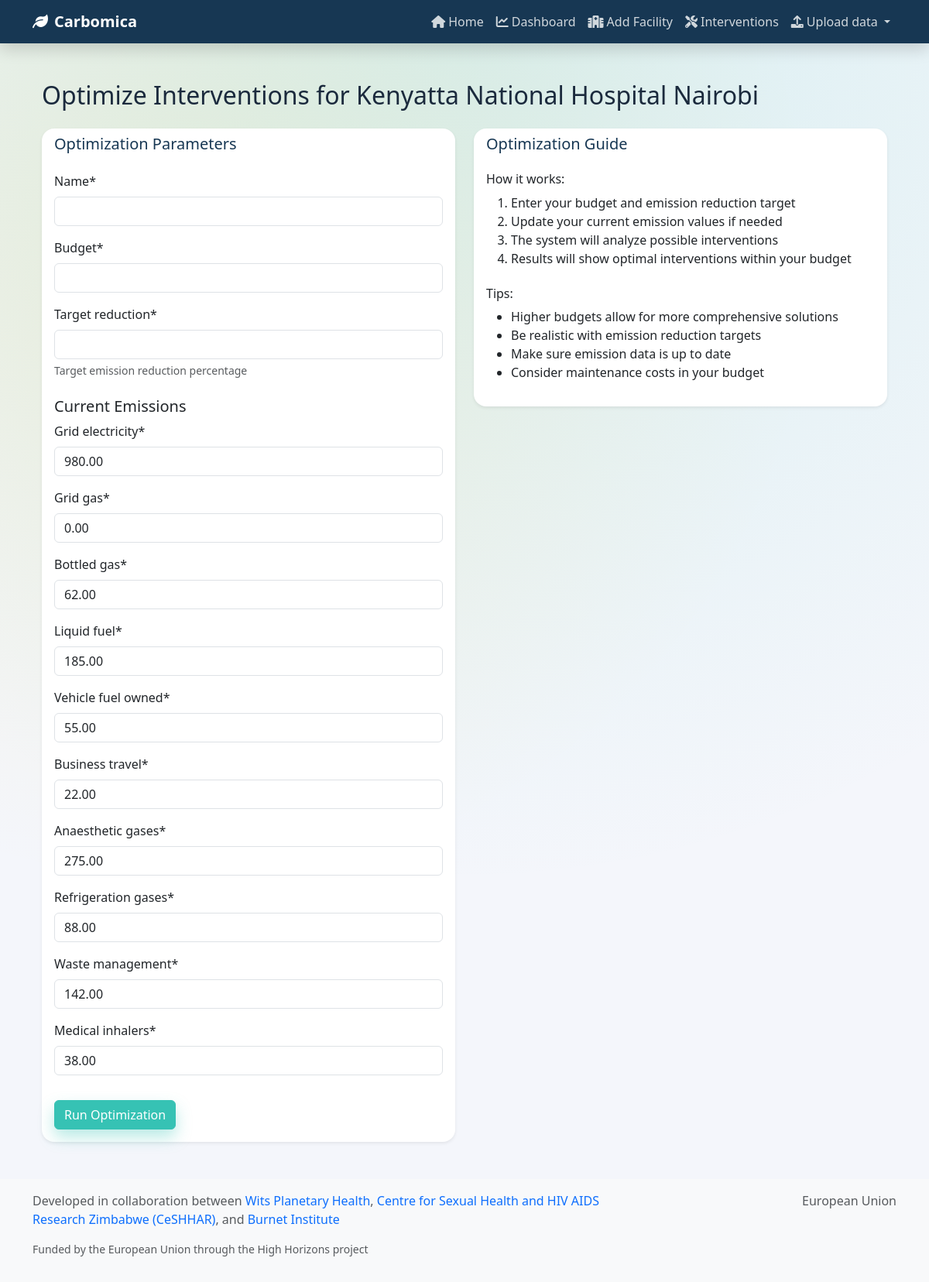
Page /optimize/12/ on the committed database.
### appname/models.py (models this page shows, shortened)
class Facility(models.Model):
    COUNTRY_CHOICES = [
        ('ZW', 'Zimbabwe'),
        ('ZA', 'South Africa'),
        ('KE', 'Kenya'),
        ('OTHER', 'Other'),
    ]
    FACILITY_TYPE_CHOICES = [
        ('district_hospital', 'District Hospital'),
        ('provincial_hospital', 'Provincial Hospital'),
        ('central_hospital', 'Central Hospital'),
        ('health_centre', 'Health Centre / Clinic'),
        ('maternity_unit', 'Maternity Unit'),
        ('other', 'Other'),
    ]
    code_name = models.CharField(max_length=100)
    display_name = models.CharField(max_length=100)
    country = models.CharField(max_length=10, choices=COUNTRY_CHOICES, default='OTHER')
    facility_type = models.CharField(
        max_length=50, choices=FACILITY_TYPE_CHOICES, default='district_hospital'
    )
    class Meta:
        verbose_name = _('Facility')
        verbose_name_plural = _('Facilities')
        ordering = ['display_name']

class EmissionData(models.Model):
    emission_source = models.ForeignKey(EmissionSource, related_name='emission_data', on_delete=models.CASCADE)
    date = models.DateField(default=timezone.now)
    grid_electricity = models.DecimalField(default=0.0, max_digits=10, decimal_places=2, validators=[MinValueValidator(0.0)])
    grid_gas = models.DecimalField(default=0.0, max_digits=10, decimal_places=2, validators=[MinValueValidator(0.0)])
    bottled_gas = models.DecimalField(default=0.0, max_digits=10, decimal_places=2, validators=[MinValueValidator(0.0)])
    liquid_fuel = models.DecimalField(default=0.0, max_digits=10, decimal_places=2, validators=[MinValueValidator(0.0)])
    vehicle_fuel_owned = models.DecimalField(default=0.0, max_digits=10, decimal_places=2, validators=[MinValueValidator(0.0)])
    business_travel = models.DecimalField(default=0.0, max_digits=10, decimal_places=2, validators=[MinValueValidator(0.0)])
    anaesthetic_gases = models.DecimalField(default=0.0, max_digits=10, decimal_places=2, validators=[MinValueValidator(0.0)])
    refrigeration_gases = models.DecimalField(default=0.0, max_digits=10, decimal_places=2, validators=[MinValueValidator(0.0)])
    waste_management = models.DecimalField(default=0.0, max_digits=10, decimal_places=2, validators=[MinValueValidator(0.0)])
    medical_inhalers = models.DecimalField(default=0.0, max_digits=10, decimal_places=2, validators=[MinValueValidator(0.0)])
    class Meta:
        verbose_name = _('Emission Data')
        verbose_name_plural = _('Emission Data Entries')
        ordering = ['-emission_source__display_name']

### appname/views.py (the view)
# urls.py: path('optimize/<int:facility_id>/', views.optimize_interventions, name='optimize_interventions'),
def optimize_interventions(request, facility_id):
    facility = get_object_or_404(Facility, id=facility_id)
    if request.method == 'POST':
        scenario_form = OptimizationScenarioForm(request.POST)
        emission_form = EmissionDataUpdateForm(request.POST)
        if scenario_form.is_valid() and emission_form.is_valid():
            scenario = scenario_form.save(commit=False)
            scenario.facility = facility
            scenario.save()
            emission_source = facility.emission_sources.first()
            if emission_source:
                EmissionData.objects.create(
                    emission_source=emission_source,
                    **emission_form.cleaned_data,
                )
            baseline = (
                EmissionData.objects
                .filter(emission_source__facility=facility)
                .aggregate(total=Sum(emission_total_expression()))['total']
                or Decimal('0')
            )
            facility_interventions = (
                FacilityIntervention.objects
                .select_related('facility', 'intervention')
                .filter(facility=facility)
            )
            optimizer = CarbomicaOptimizer(
                facility_interventions=facility_interventions,
                budget=scenario.budget,
                total_baseline_emissions=baseline,
            )
            scenarios = optimizer.run_all_scenarios()
            OptimizationResult.objects.filter(scenario=scenario).delete()
            for rank, item in enumerate(scenarios['optimised']['results'], start=1):
                intervention_obj = Intervention.objects.filter(
                    display_name=item['intervention_name']
                ).first()
                if intervention_obj:
                    OptimizationResult.objects.create(
                        scenario=scenario,
                        intervention=intervention_obj,
                        priority=rank,
                        expected_roi=item['roi'] or Decimal('0'),
                        emission_reduction=item['emission_reduction'],
                        implementation_cost=item['cost'],
                        annual_savings=item['annual_savings'],
                        payback_months=int(item['payback_years'] * 12)
                        if item['payback_years']
                        else 0,
                    )
            scenario.status = 'Optimized'
            scenario.save()
            request.session[f'scenarios_{scenario.id}'] = _serialise_scenarios(scenarios)
            return redirect('optimization_results', scenario_id=scenario.id)
    else:
        scenario_form = OptimizationScenarioForm()
        latest_emission = (
            EmissionData.objects
            .filter(emission_source__facility=facility)
            .order_by('-date')
            .first()
        )
        emission_form = (
            EmissionDataUpdateForm(instance=latest_emission)
            if latest_emission
            else EmissionDataUpdateForm()
        )
    return render(request, 'appname/optimize_interventions.html', {
        'facility': facility,
        'scenario_form': scenario_form,
        'emission_form': emission_form,
    })

### appname/forms.py
class OptimizationScenarioForm(forms.ModelForm):
    class Meta:
        model = OptimizationScenario
        fields = ['name', 'budget', 'target_reduction']
        widgets = {
            'name': forms.TextInput(attrs={'class': 'form-control'}),
            'budget': forms.NumberInput(attrs={'class': 'form-control'}),
            'target_reduction': forms.NumberInput(attrs={'class': 'form-control'})
        }

class EmissionDataUpdateForm(forms.ModelForm):
    class Meta:
        model = EmissionData
        fields = [
            'grid_electricity', 'grid_gas', 'bottled_gas', 'liquid_fuel',
            'vehicle_fuel_owned', 'business_travel', 'anaesthetic_gases',
            'refrigeration_gases', 'waste_management', 'medical_inhalers'
        ]
        widgets = {field: forms.NumberInput(attrs={'class': 'form-control'})
                  for field in fields}

### appname/templates/appname/optimize_interventions.html (shortened to what this page needs)
{% extends 'appname/base.html' %}
{% load crispy_forms_tags %}
{% block content %}
<div class="container py-4">
    <h2 class="mb-4">Optimize Interventions for {{ facility.display_name }}</h2>
    <div class="row">
        <div class="col-md-6">
            <div class="card shadow-sm mb-4">
                <div class="card-header">
                    <h5 class="card-title mb-0">Optimization Parameters</h5>
                </div>
                <div class="card-body">
                    <form method="post">
                        {{ scenario_form|crispy }}
                        <h5 class="mt-4">Current Emissions</h5>
                        {{ emission_form|crispy }}
                        <button type="submit" class="btn btn-primary mt-3">
                            Run Optimization
                        </button>
                    </form>
                </div>
            </div>
        </div>
        <div class="col-md-6">
            <div class="card shadow-sm">
                <div class="card-header">
                    <h5 class="card-title mb-0">Optimization Guide</h5>
                </div>
                <div class="card-body">
                    <h6>How it works:</h6>
                    <ol>
                        <li>Enter your budget and emission reduction target</li>
                        <li>Update your current emission values if needed</li>
                        <li>The system will analyze possible interventions</li>
                        <li>Results will show optimal interventions within your budget</li>
                    </ol>
                    <h6 class="mt-4">Tips:</h6>
                    <ul>
                        <li>Higher budgets allow for more comprehensive solutions</li>
                        <li>Be realistic with emission reduction targets</li>
                        <li>Make sure emission data is up to date</li>
                        <li>Consider maintenance costs in your budget</li>
                    </ul>
                </div>
            </div>
        </div>
    </div>
</div>
{% endblock %}

### appname/templates/appname/base.html (style rules this page uses)
:root { --primary-color: #173753; --secondary-color: #36c2b4; --accent-color: #f1c40f; --background-color: #f4f6fb; --text-muted: #6c7a89; }
body { background: radial-gradient(circle at top, rgba(54,194,180,0.15), transparent 65%), radial-gradient(circle at 20% 20%, rgba(241,196,15,0.12), transparent 50%); background-color: var(--background-color); font-family: 'Segoe UI', Tahoma, Geneva, Verdana, sans-serif; color: #1b2a3d; }
.card { border: none; border-radius: 16px; box-shadow: 0 25px 45px rgba(15,20,34,0.08); margin-bottom: 20px; background: white; }
.card-header { background-color: transparent; color: var(--primary-color); border: none; font-weight: 600; }
.btn-primary { background-color: var(--secondary-color); border-color: var(--secondary-color); box-shadow: 0 10px 20px rgba(54,194,180,0.35); }

### rows in the picture
Facility: display_name "Kenyatta National Hospital Nairobi"
EmissionData: grid_electricity "980.00", grid_gas "0.00", bottled_gas "62.00", liquid_fuel "185.00", vehicle_fuel_owned "55.00", business_travel "22.00", anaesthetic_gases "275.00", refrigeration_gases "88.00", waste_management "142.00", medical_inhalers "38.00"
